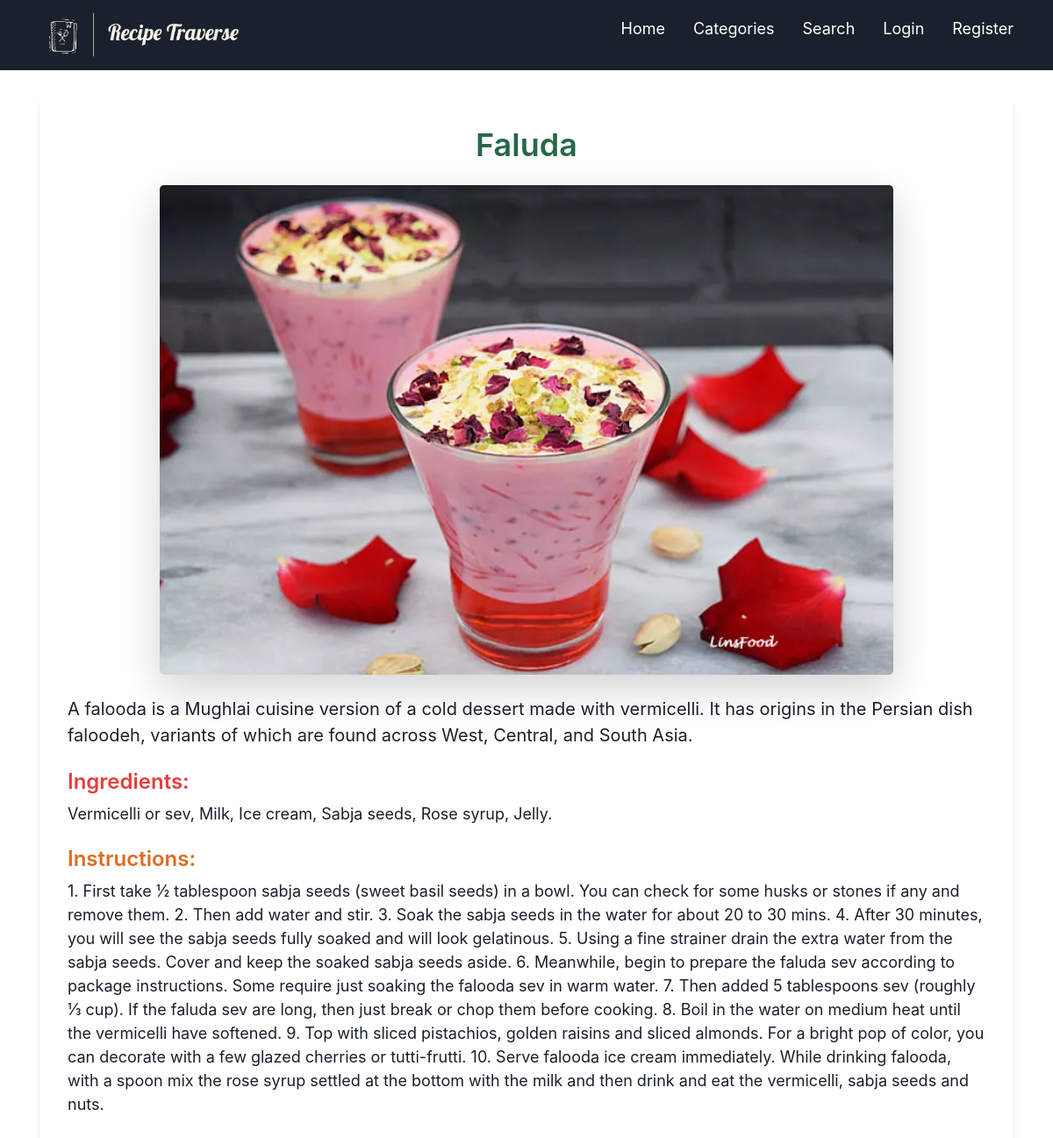
/recipes/6/, run on the app's committed database.
### recipes/models.py (models this page shows, shortened)
class Recipe(models.Model):
    title = models.CharField(max_length=200)
    description = models.CharField(max_length=400)
    ingredients = models.TextField()
    instructions = models.TextField()
    image = models.ImageField(upload_to='recipe_images/')
    category = models.ForeignKey(Category, on_delete=models.CASCADE)
    author = models.ForeignKey(User, on_delete=models.CASCADE)
    created_at = models.DateTimeField(auto_now_add=True)

### recipes/views.py (the view)
# urls.py: path('<int:recipe_id>/', views.recipe_detail, name='recipe_detail'),
def recipe_detail(request, recipe_id):
    recipe = get_object_or_404(Recipe, pk=recipe_id)
    return render(request, 'recipe_detail.html', {'recipe': recipe})

### recipes/templates/recipe_detail.html
{% extends 'base.html' %}
{% block body %}
    <div class="container mx-auto mt-8">
        <div class="bg-white p-8 rounded-lg shadow-md">
            <h1 class="text-4xl text-green-800 font-semibold mb-4 text-center">{{ recipe.title }}</h1>
            <div class="mx-auto w-full" style="max-width: 80%;">
                <img src="{{ recipe.image.url }}" alt="{{ recipe.title }}" class="object-cover w-full h-auto rounded-lg shadow-lg">
            </div>
            <br>
            <p class="text-xl text-gray-900">{{ recipe.description }}</p>
            <h2 class="text-2xl text-red-600 font-semibold mt-4">Ingredients:</h2>
            <p class="text-lg text-gray-900">{{ recipe.ingredients }}</p>
            <h2 class="text-2xl text-orange-600 font-semibold mt-4">Instructions:</h2>
            <p class="text-lg text-gray-900">{{ recipe.instructions }}</p>
        </div>
    </div>
{% endblock %}

### data on the page
Recipe: title "Faluda", image (picture), description "A falooda is a Mughlai cuisine version of a cold dessert made with vermicelli. It has origins in the Persian dish faloodeh, variants of which are found across West, Central, and South Asia.", ingredients "Vermicelli or sev, Milk, Ice cream, Sabja seeds, Rose syrup, Jelly.", instructions "1. First take ½ tablespoon sabja seeds (sweet basil seeds) in a bowl. You can check for some husks or stones if any and remove them. 2. Then add water and stir. 3. Soak the sabja seeds in the water for about 20 to 30 mins. 4. After 30 minutes, you will see the sabja seeds fully soaked and will look gelatinous. 5. Using a fine strainer drain the extra water from the sabja seeds. Cover and keep the soaked sabja seeds aside. 6. Meanwhile, begin to prepare the faluda sev according to package instructions. Some require just soaking the falooda sev in warm water. 7. Then added 5 tablespoons sev (roughly ⅓ cup). If the faluda sev are long, then just break or chop them before cooking. 8. Boil in…"
